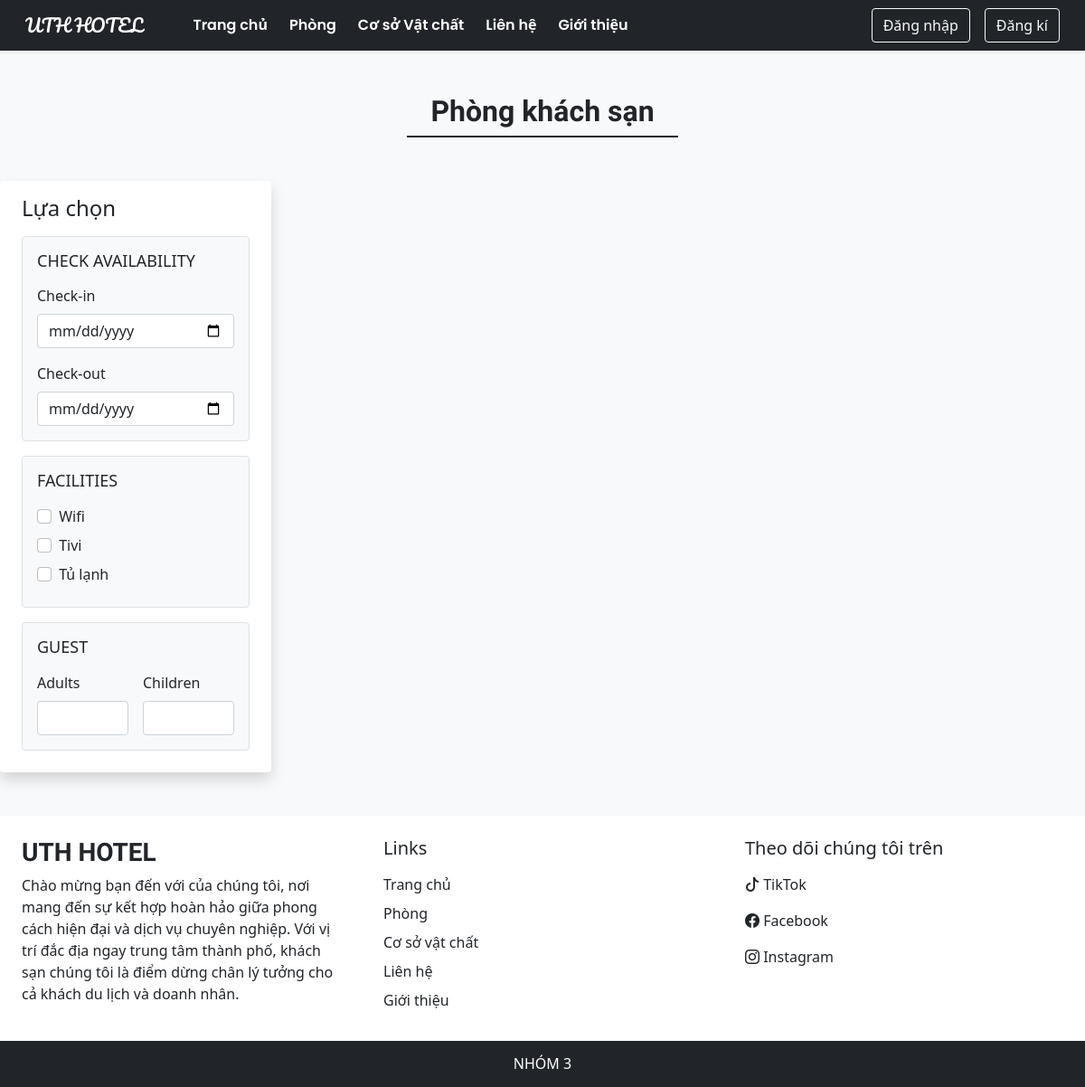
The page /rooms.php on the database its author committed.
### tables this page shows
CREATE TABLE `settings` (
  `sr_no` int(11) NOT NULL,
  `site_title` varchar(50) NOT NULL,
  `site_about` varchar(250) NOT NULL,
  `shutdown` tinyint(1) NOT NULL
);

CREATE TABLE `facilities` (
  `id` int(11) NOT NULL,
  `icon` varchar(100) NOT NULL,
  `name` varchar(50) NOT NULL,
  `description` varchar(250) NOT NULL
);

### admin/inc/db_config.php (called while the page is built, shortened)
<?php
    function selectAll($table)
    {
       $con = $GLOBALS['con'];
       $res =  mysqli_query($con, "SELECT * FROM $table");
       return $res;
    }
    function select($sql, $values, $datatypes){
        $con = $GLOBALS['con'];
        if($stmt = mysqli_prepare($con,$sql))
        {
            mysqli_stmt_bind_param($stmt, $datatypes,...$values);
                if(mysqli_stmt_execute($stmt))
                {
                    $res = mysqli_stmt_get_result($stmt);
                    return $res;
                }
                else{
                    mysqli_stmt_close($stmt);
                    die("Truy vấn không thể thực hiện được");
                }
        }
        else{
            die("Truy vấn không thể thực hiện được");
        }
    }
?>

### rooms.php (the view, shortened to what this page needs)
<!DOCTYPE html>
<html lang="en">
<head>
    <?php require('inc/links.php')?>
</head>
<body class="bg-light">
    <?php
    require('inc/header.php');
    $checkin_default="";
    $checkout_default="";
    $adult_default="";
    $children_default="";
    ?>
    <div class="my-5 px-4">
        <h2 class="merienda-header text-center ">Phòng khách sạn</h2>
        <div class="h-line bg-dark"></div>
    </div>
    <div class="container-fluid">
        <div class="row">
            <div class="col-lg-3 col-md-12 mb-lg-0 mb-4 px-lg-0">
                <nav class="navbar navbar-expand-lg navbar-light bg-white rounded shadow">
                    <div class="container-fluid flex-lg-column align-items-stretch">
                        <h4 class="mt-2">Lựa chọn</h4>
                        <div class="collapse navbar-collapse flex-column align-items-stretch mt-2" id="filterDropdown">
                            <div class="border bg-light p-3 rounded mb-3">
                                <h5 class="d-flex align-items-center justify-content-between mb-3"
                                    style="font-size: 18px;">
                                    <span>CHECK AVAILABILITY</span>
                                </h5>
                                <label class=" form-label">Check-in</label>
                                <input type="date" class="form-control shadow-none mb-3"
                                    value="<?php echo $checkin_default ?>" id="checkin" onchange="chk_avail_filter()">
                                <label class=" form-label">Check-out</label>
                                <input type="date" class="form-control shadow-none"
                                    value="<?php echo $checkout_default ?>" id="checkout" onchange="chk_avail_filter()">
                            </div>
                            <div class="border bg-light p-3 rounded mb-3">
                                <h5 class="d-flex align-items-center justify-content-between mb-3"
                                    style="font-size: 18px;">
                                    <span>FACILITIES</span>
                                </h5>
                                <?php
                                    $facilities_q=selectALL('facilities');
                                    while($row=mysqli_fetch_assoc($facilities_q))
                                    {
                                        echo<<<facilities
                                            <div class="mb-2">
                                                <input type="checkbox" onclick="fetch_rooms()" name="facilities" value="$row[id]" class="form-check-input shadow-none me-1" id="$row[id]">
                                                <label class="form-check-label" for="$row[id]">$row[name]</label>
                                            </div>
                                        facilities;
                                    }
                                ?>
                            </div>
                            <div class=" border bg-light p-3 rounded mb-3">
                                <h5 class="d-flex align-items-center justify-content-between mb-3"
                                    style="font-size: 18px;">
                                    <span>GUEST</span>
                                </h5>
                                <div class="d-flex">
                                    <div class="me-3">
                                        <label class="form-label">Adults</label>
                                        <input type="number" min="1" id="adults" value="<?php echo $adult_default ?>"
                                            oninput="guests_filter()" class="form-control shadow-none">
                                    </div>
                                    <div>
                                        <label class="form-label">Children</label>
                                        <input type="number" min="1" id="children"
                                            value="<?php echo $children_default ?>" oninput="guests_filter()"
                                            class="form-control shadow-none">
                                    </div>
                                </div>
                            </div>
                        </div>
                    </div>
                </nav>
            </div>
            <div class="col-lg-9 col-md-12 px-4" id="rooms-data">
            </div>
        </div>
    </div>
    <?php require('inc/footer.php')?>
</body>
</html>

### inc/header.php (shortened to what this page needs)
<nav id="nav-bar" class="navbar navbar-expand-lg navbar-light bg-dark px-lg-3 py-lg-2 shadow-sm sticky-top">
    <div class="container-fluid">
        <a class="navbar-brand me-5 pacifico-regular text-white" href="index.php"><?php echo $settings_r['site_title'] ?></a>
        <div class="collapse navbar-collapse shadow-none" id="navbarSupportedContent">
            <ul class="navbar-nav me-auto mb-2 mb-lg-0">
                <li class="nav-item">
                    <a class="nav-link me-2 text-white poppins-semibold"
                        href="index.php">Trang chủ</a>
                </li>
                <li class="nav-item">
                    <a class="nav-link me-2 text-white poppins-semibold" href="rooms.php">Phòng</a>
                </li>
                <li class="nav-item">
                    <a class="nav-link me-2 text-white poppins-semibold" href="facilities.php">Cơ sở Vật chất</a>
                </li>
                <li class="nav-item">
                    <a class="nav-link me-2 text-white poppins-semibold" href="contact.php">Liên hệ</a>
                </li>
                <li class="nav-item">
                    <a class="nav-link me-2 text-white poppins-semibold" href="about.php">Giới thiệu</a>
                </li>
            </ul>
            <div class="d-flex">
                <?php
                   if (isset($_SESSION['login']) && $_SESSION['login'] == true)
                   {
                    $path = USERS_IMG_PATH;
                    echo <<<data
                        <div class="btn-group">
                            <button type="button" class="btn btn-secondary shadow-none dropdown-toggle custom-dropdown-button" data-bs-toggle="dropdown" data-bs-display="static" aria-expanded="false">
                                <img src="$path$_SESSION[uPic]" style="width: 25px; height: 25px;" class="me-1 rounded-circle">
                                $_SESSION[uName]
                            </button>
                            <ul class="dropdown-menu dropdown-menu-lg-end custom-dropdown-menu">
                                <li><a class="dropdown-item" href="profile.php">Hồ sơ cá nhân</a></li>
                                <li><a class="dropdown-item" href="bookings.php">Đặt phòng</a></li>
                                <li><a class="dropdown-item" href="logout.php">Đăng xuất</a></li>
                            </ul>
                        </div>
                    data;
                   }
                   else{
                        echo<<<data
                            <button type="button" class="btn btn-outline-light shadow-none me-lg-3 me-2" data-bs-toggle="modal"data-bs-target="#loginModal">
                                Đăng nhập
                            </button>
                            <button type="button" class="btn btn-outline-light shadow-none" data-bs-toggle="modal"data-bs-target="#registerModal">
                                Đăng kí
                            </button>
                        data;
                   }
                ?>
            </div>
        </div>
    </div>
</nav>

### inc/footer.php (shortened to what this page needs)
<div class="container-fluid bg-white mt-5">
  <div class="row">
    <div class="col-lg-4 p-4">
      <h3 class="merienda-header fs-3 mb-2"><?php echo $settings_r['site_title'] ?></h3>
      <p>
        <?php echo $settings_r['site_about'] ?>
      </p>
    </div>
    <div class="col-lg-4 p-4">
      <h5 class="mb-3">Links</h5>
      <a href="index.php" class="d-inline-block mb-2 text-dark text-decoration-none">Trang chủ</a><br>
      <a href="rooms.php" class="d-inline-block mb-2 text-dark text-decoration-none">Phòng</a><br>
      <a href="facilities.php" class="d-inline-block mb-2 text-dark text-decoration-none">Cơ sở vật chất</a><br>
      <a href="contact.php" class="d-inline-block mb-2 text-dark text-decoration-none">Liên hệ</a><br>
      <a href="about.php" class="d-inline-block mb-2 text-dark text-decoration-none">Giới thiệu</a><br>
      </div>
      <div class="col-lg-4 p-4">
        <h5 class="mb-3">Theo dõi chúng tôi trên</h5>
        <?php
        if ($contact_r['tt'] != ''){
          echo <<< data
            <a href = "{$contact_r['tt']}" target="_blank" class="d-inline-block text-dark text-decoration-none mb-3 ">
                <i class="bi bi-tiktok"></i> TikTok
              </a>
            <br>
          data;
        }
        ?>
          <a href="<?php echo $contact_r['fb']; ?>"  target="_blank" class="d-inline-block text-dark text-decoration-none mb-3 ">
              <i class="bi bi-facebook me-l"></i> Facebook
          </a>
          <br>
            <a href="<?php echo $contact_r['insta']; ?>"  target="_blank" class="d-inline-block text-dark text-decoration-none mb-2 ">
              <i class="bi bi-instagram"></i> Instagram
          </a>
      </div>
  </div>
</div>
<h6 class="text-center bg-dark text-white p-3 m-0">NHÓM 3</h6>

### css/style.css (style rules this page uses)
:root { --teal: #66bb6a; --teal_hover: #388e3c; }
.poppins-semibold { font-family: "Poppins", system-ui; font-weight: 600; font-style: normal; }
.merienda-header { font-family: "Merienda", system-ui; font-optical-sizing: auto; font-weight: 700; font-style: normal; }
.pacifico-regular { font-family: "Pacifico", system-ui; font-weight: 400; font-style: normal; }
input[type="number"] { -moz-appearance: textfield; appearance: textfield; }
.h-line { width: 300px; margin: 0 auto; height: 1.7px; }

### rows shown on the page
settings: site_title "UTH HOTEL", site_about "Chào mừng bạn đến với của chúng tôi, nơi mang đến sự kết hợp hoàn hảo giữa phong cách hiện đại và dịch vụ chuyên nghiệp. Với vị trí đắc địa ngay trung tâm thành phố, khách sạn chúng tôi là điểm dừng chân lý tưởng cho cả khách du lịch và doanh nhân."
facilities: name "Wifi"
facilities: name "Tivi"
facilities: name "Tủ lạnh"
